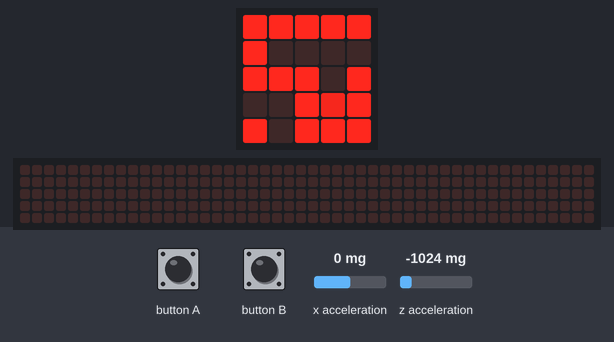
Simulated run of this program. Board: BBC micro:bit running MicroPython. Shown: the board's 5×5 LED display, a strip that is not on the board, showing the scrolling text unrolled. The inputs (shaded band) are chosen by the test bench; at power-on: z acceleration -1024 mg, x acceleration 0 mg. Random numbers come from a fixed seed; the 48×5 strip is a reading aid, not a part: it shows the text the display is scrolling, unrolled, one strip-width of it at a time.

Above: at 1.29 s.
1.3 s: button B pressed for 0.15 s
At 1.93 s:
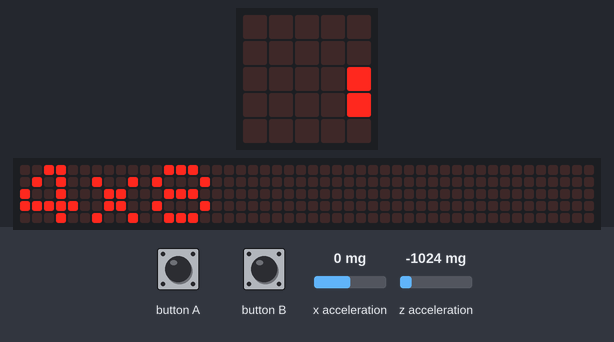
2.0 s: z acceleration set to 750 mg
5.0 s: z acceleration set to -1440 mg
At 5.18 s:
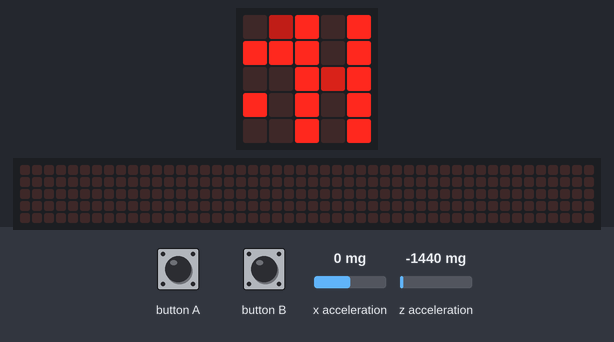
6.8 s: button B pressed for 1 s
At 7.92 s:
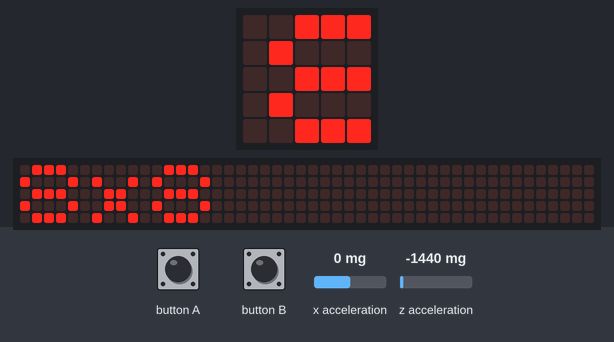
8.4 s: button B pressed for 0.15 s
9.1 s: z acceleration set to 1440 mg
At 14.45 s:
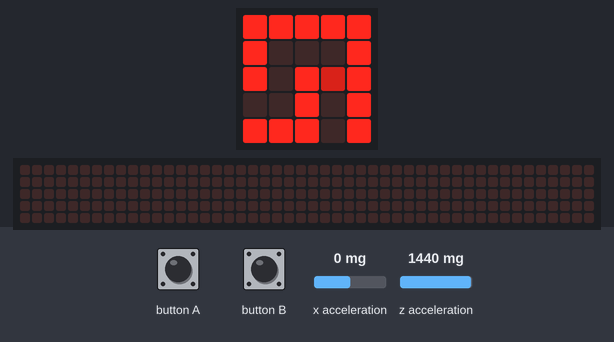

The program:

microbit-maze-game.py
```python
from microbit import *
from random import *
import random

# tilt: navigate maze
# A button: toggle vertical or horizontal orientation
# B button: change difficulty

SCREEN_SIZE = 5
JOY_TOLERANCE = 250
orientation = False # determines x or z for second rotational axis
difficulty = 0
difficulty_sizes = [(4,4), (4,8), (8,8)]

def shuffle_list(lst):
    for i in range(len(lst) - 1, 0, -1):
        j = random.randint(0, i)
        lst[i], lst[j] = lst[j], lst[i]

    return lst

def find_start_point(maze):
    """Randomly choose a point just inside the outer wall (1 row/column in)."""
    width = len(maze[0])
    height = len(maze)
    possible_start_point = []
    for y in range(1, height - 1):
        if not maze[y][1]:
            possible_start_point.append((1, y))  # Left side
        if not maze[y][width - 2]:
            possible_start_point.append((width - 2, y))  # Right side
    for x in range(1, width - 1):
        if not maze[1][x]:
            possible_start_point.append((x, 1))  # Top side
        if not maze[height - 2][x]:
            possible_start_point.append((x, height - 2))  # Bottom side
    return choice(possible_start_point) if possible_start_point else (1, 1)

def find_end_point(maze):
    """Find an appropriate end point for the maze (a dead-end with 3 walls around it)."""
    width = len(maze[0])
    height = len(maze)
    possible_end_point = []
    for y in range(1, height - 1):
        for x in range(1, width - 1):
            if not maze[y][x]:
                # Count how many walls surround this cell
                walls = 0
                if maze[y-1][x]: walls += 1
                if maze[y+1][x]: walls += 1
                if maze[y][x-1]: walls += 1
                if maze[y][x+1]: walls += 1
                if walls == 3:
                    possible_end_point.append((x, y))

    # Choose a random dead-end as the end point
    return choice(possible_end_point) if possible_end_point else (width - 2, height - 2)

def make_maze(w, h):
    # Create a grid filled with walls (walls are True, empty cells are False)
    maze = [[True for _ in range(2*w+1)] for _ in range(2*h+1)]

    # Define the starting point
    x, y = (0, 0)
    maze[2*y+1][2*x+1] = False

    # Initialize the stack with the starting point
    stack = [(x, y)]
    while len(stack) > 0:
        x, y = stack[-1]

        # Define possible directions
        directions = [(0, 1), (1, 0), (0, -1), (-1, 0)]
        shuffle_list(directions)

        for dx, dy in directions:
            nx, ny = x + dx, y + dy
            if nx >= 0 and ny >= 0 and nx < w and ny < h and maze[2*ny+1][2*nx+1] == 1:
                maze[2*ny+1][2*nx+1] = False
                maze[2*y+1+dy][2*x+1+dx] = False
                stack.append((nx, ny))
                break
        else:
            stack.pop()

    return maze

while True: # game loop
    dim_x, dim_y = difficulty_sizes[difficulty]
    maze = make_maze(dim_x, dim_y)
    maze_width = len(maze[0])
    maze_height = len(maze)
    player_x, player_y = find_start_point(maze)
    exit_x, exit_y = find_end_point(maze)
    loop = 0

    while True: # maze loop
        view_x = min(max(player_x - SCREEN_SIZE//2, 0),maze_width - SCREEN_SIZE)
        view_y = min(max(player_y - SCREEN_SIZE//2, 0),maze_height - SCREEN_SIZE)

        # draw maze
        for display_x in range(SCREEN_SIZE):
            for display_y in range(SCREEN_SIZE):
                display.set_pixel(display_x, display_y, 9 if maze[view_y + display_y][view_x + display_x] else 0)

        # draw player
        display_x = player_x - view_x
        display_y = player_y - view_y
        if display_x in range(SCREEN_SIZE) and display_y in range(SCREEN_SIZE):
            if loop % 2:
                display.set_pixel(display_x, display_y, 5)
            else:
                display.set_pixel(display_x, display_y, 0)

        # draw exit
        display_x = exit_x - view_x
        display_y = exit_y - view_y
        if display_x in range(SCREEN_SIZE) and display_y in range(SCREEN_SIZE):
            display.set_pixel(display_x, display_y, random.randint(1, 9)) # simple flicker effect

        # win condition
        if player_x == exit_x and player_y == exit_y:
            break

        if button_a.was_pressed():
            orientation = not orientation

        if button_b.was_pressed():
            difficulty = (difficulty + 1) % len(difficulty_sizes)
            break

        joy_x = accelerometer.get_x()
        joy_y = accelerometer.get_y() if orientation else accelerometer.get_z()

        if joy_y < -JOY_TOLERANCE:
            delta_y = -1
        elif joy_y > JOY_TOLERANCE:
            delta_y = 1
        else:
            delta_y = 0

        if joy_x < -JOY_TOLERANCE:
            delta_x = -1
        elif joy_x > JOY_TOLERANCE:
            delta_x = 1
        else:
            delta_x = 0

        if delta_x != 0 and delta_y != 0:
            if abs(joy_x) > abs(joy_y):
                delta_y = 0
            else:
                delta_x = 0

        # move player if input
        if (delta_x != 0 or delta_y != 0) and loop % 4 == 0: # slow down movement
            new_player_x = player_x + delta_x
            new_player_y = player_y + delta_y

            if new_player_x in range(maze_width) and new_player_y in range(maze_height) and not maze[new_player_y][new_player_x]:
                player_x = new_player_x
                player_y = new_player_y

        loop = (loop + 1) % 20
        sleep(100)
        # end maze loop

    sleep(500)
    display.clear()
    if player_x == exit_x and player_y == exit_y:
        display.scroll('WIN!')
    elif difficulty is 0:
        display.scroll ('4x4')
    elif difficulty is 1:
        display.scroll ('4x8')
    elif difficulty is 2:
        display.scroll ('8x8')
    # end game loop
```
